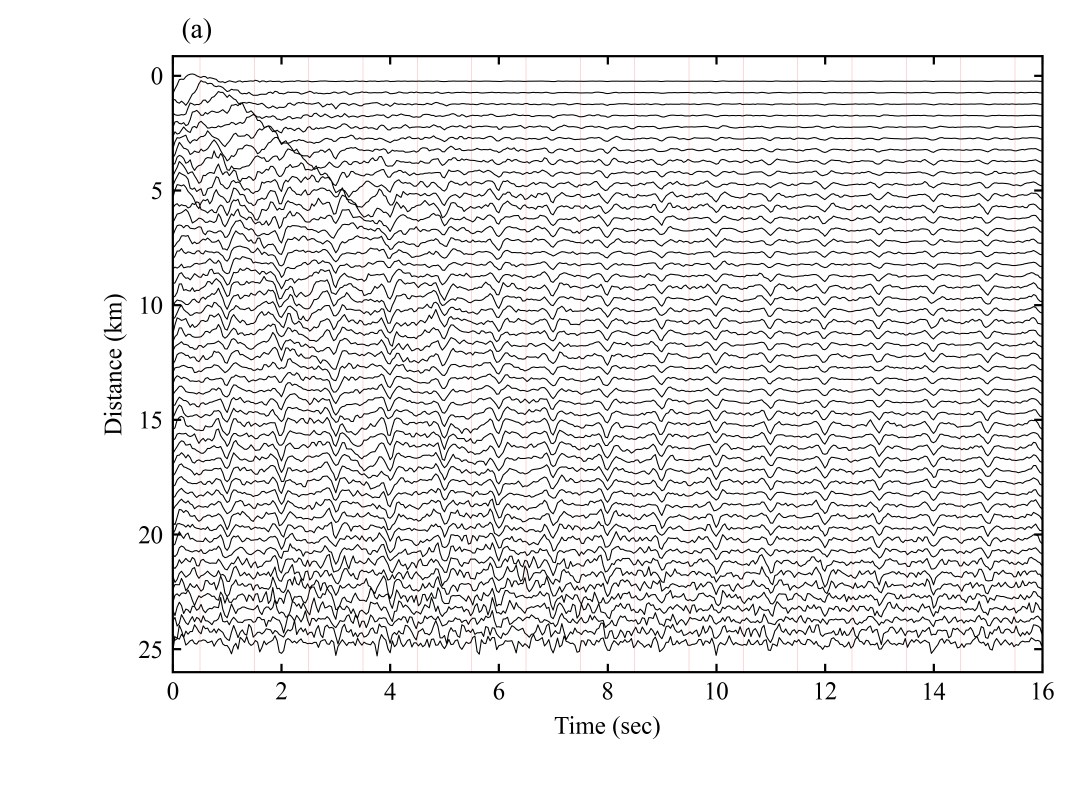
#> input picture 03CC_StackData/Reports/images/wang_figure3_uniform/panel_a.png, 3240 x 2400 px (shown at 1/3 size)
$ python compose_wang_figure3_panels.py
#> lines starting #> are read from the running program, lines starting #| are printed output that depends on the picture
#!/usr/bin/env python3
"""Compose four already-regenerated Wang Figure 3 panels into one 2x2 plate."""

from __future__ import annotations

import argparse
from pathlib import Path

from PIL import Image


DEFAULT_OUTPUT = Path("/Users/lgx/Projects/MSH_ANT/outputs/work_wang_figure3_uniform_panels_regenerated_20260629")
SOURCE_A = Path("/Users/lgx/Projects/MSH_ANT/outputs/work_1d_wang_figure3a_server_rerun_stack_20260623_regen/wang_figure3a_style_diagnostic_residual.png")
SOURCE_B = Path("/Users/lgx/Projects/MSH_ANT/outputs/lenovo_1d_wang_figure3b_phase_subset_20140723_25_20260620_regen/subset_strict.png")
SOURCE_C = Path("/Users/lgx/Projects/MSH_ANT/outputs/work_1d_wang_figure3a_server_rerun_stack_template_subtract_diagfit_20260625_regen/distance_bin_wiggle_after_only.png")
SOURCE_D = Path("/Users/lgx/Projects/MSH_ANT/outputs/work_1d_wang_figure3d_fill_scaled_2p0_no_fill_cached_20260629_regen/wang_figure3d_bandpassed_fill_scaled_2p00_no_fill.png")


def report_local_defaults(script_path: Path | None = None) -> dict[str, Path] | None:
    path = (script_path or Path(__file__)).resolve()
    if path.parent.name != "wang_figure3_uniform":
        return None
    if path.parent.parent.name != "code":
        return None
    reports_root = path.parent.parent.parent
    image_root = reports_root / "images" / "wang_figure3_uniform"
    panel_a = image_root / "panel_a.png"
    panel_b = image_root / "panel_b.png"
    panel_c = image_root / "panel_c.png"
    panel_d = image_root / "panel_d.png"
    if not all(asset.exists() for asset in (panel_a, panel_b, panel_c, panel_d)):
        return None
    return {
        "panel_a": panel_a,
        "panel_b": panel_b,
        "panel_c": panel_c,
        "panel_d": panel_d,
        "output": image_root,
    }


def default_paths(script_path: Path | None = None) -> dict[str, Path]:
    local = report_local_defaults(script_path)
    if local is not None:
        return local
    return {
        "panel_a": SOURCE_A,
        "panel_b": SOURCE_B,
        "panel_c": SOURCE_C,
        "panel_d": SOURCE_D,
        "output": DEFAULT_OUTPUT,
    }


def panel_data_path(figure_path: Path) -> Path:
    return figure_path.with_name(f"{figure_path.stem}_data.npz")


def ensure_uniform_sizes(paths: list[Path], ratio_tolerance: float = 1.0e-3) -> tuple[int, int]:
#> called with ratio_tolerance = 0.001
    sizes = []
    ratios = []
    for path in paths:
        with Image.open(path) as image:
#> image is the input picture: PIL image 3240x2400 RGBA; mean R, G, B, A 233.7, 233.3, 233.3, 255
            sizes.append(image.size)
            ratios.append(image.size[0] / image.size[1])
#> pass 2 of the loop in ensure_uniform_sizes, `for path in paths:`:
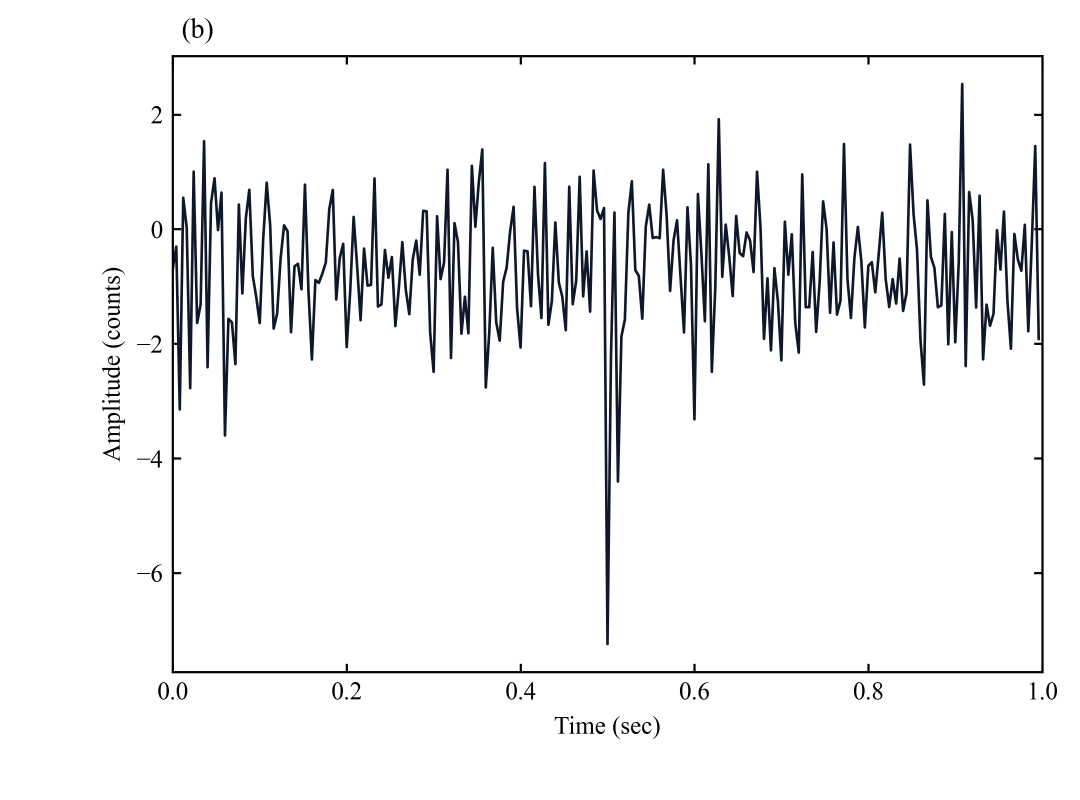
#> input picture 03CC_StackData/Reports/images/wang_figure3_uniform/panel_b.png, 3240 x 2400 px (shown at 1/3 size)
#> in ensure_uniform_sizes, image is the input picture: PIL image 3240x2400 RGBA; mean R, G, B, A 239.9, 240.3, 241.3, 255
#> pass 3 of the loop in ensure_uniform_sizes, `for path in paths:`:
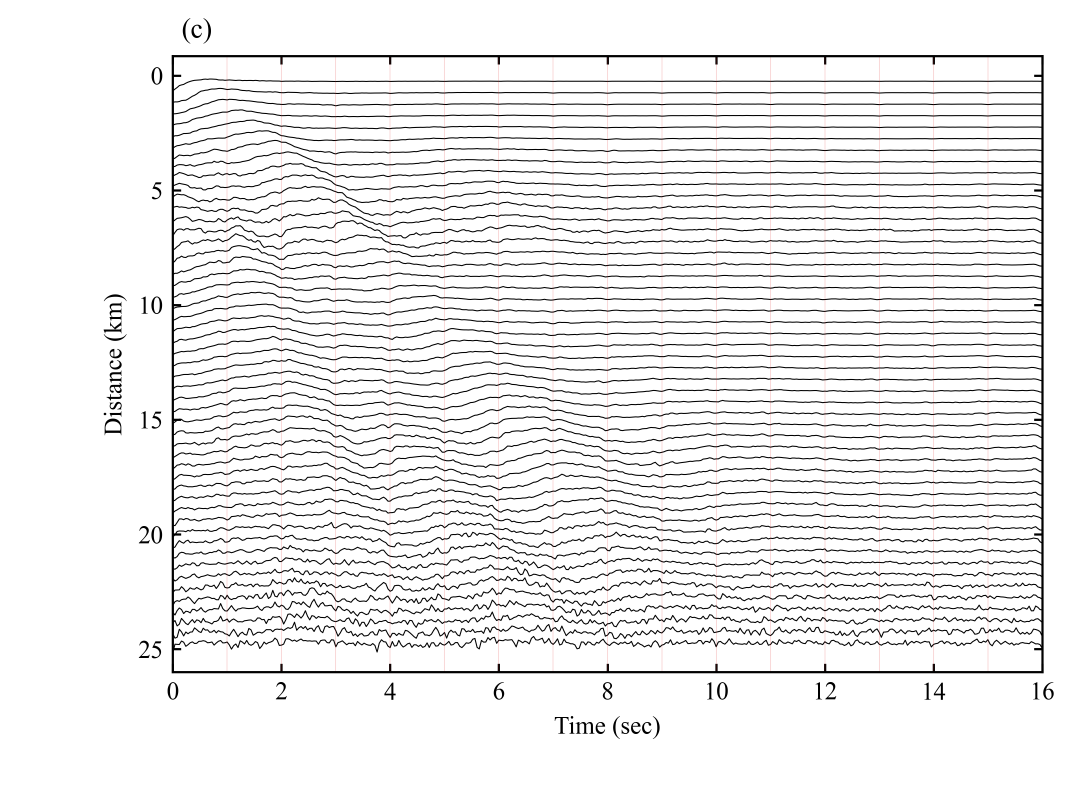
#> input picture 03CC_StackData/Reports/images/wang_figure3_uniform/panel_c.png, 3240 x 2400 px (shown at 1/3 size)
#> in ensure_uniform_sizes, image is the input picture: PIL image 3240x2400 RGBA; mean R, G, B, A 237.7, 237.3, 237.3, 255
#> the loop made 4 passes; the first 3 are shown
    first_ratio = ratios[0]
    if any(abs(ratio - first_ratio) > ratio_tolerance for ratio in ratios[1:]):
        raise ValueError(f"Panel ratios are not identical enough: {ratios}")
    return max(width for width, _ in sizes), max(height for _, height in sizes)


def compose_grid(
    panel_paths: list[Path],
    output: Path,
    *,
    gap: int = 56,
    outer_margin: int = 40,
) -> Path:
    panel_width, panel_height = ensure_uniform_sizes(panel_paths)
    width = outer_margin * 2 + gap + panel_width * 2
    height = outer_margin * 2 + gap + panel_height * 2
    canvas = Image.new("RGB", (width, height), "white")
#> canvas: PIL image 6616x4936 RGB; every value is 255
    positions = [
        (outer_margin, outer_margin),
        (outer_margin + panel_width + gap, outer_margin),
        (outer_margin, outer_margin + panel_height + gap),
        (outer_margin + panel_width + gap, outer_margin + panel_height + gap),
    ]
    for path, (x, y) in zip(panel_paths, positions):
        with Image.open(path) as image:
            resized = image.convert("RGB").resize((panel_width, panel_height), Image.Resampling.LANCZOS)
            canvas.paste(resized, (x, y))
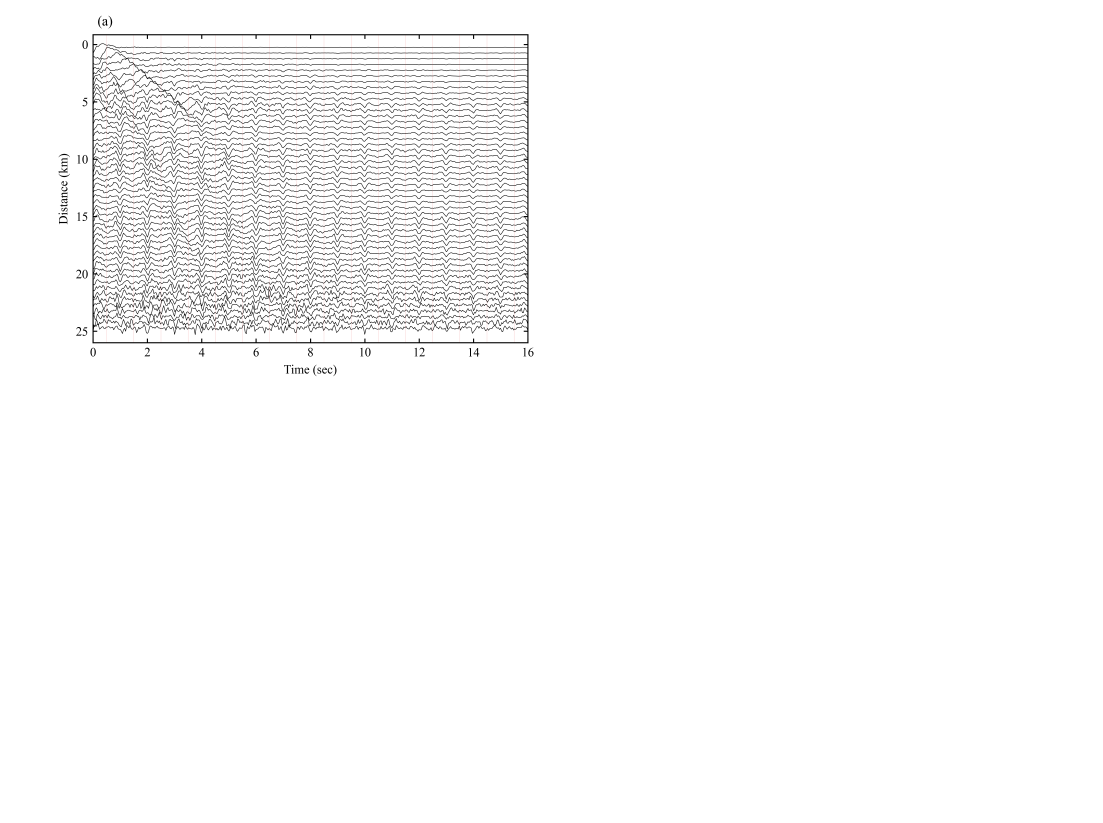
#> canvas: PIL image 6616x4936 RGB (shown at 1/6 size); mean R, G, B 249.9, 249.8, 249.8
#> pass 2 of the loop in compose_grid, `for path, (x, y) in zip(panel_paths, positions):`:
#> in compose_grid, `canvas.paste(resized, (x, y))`:
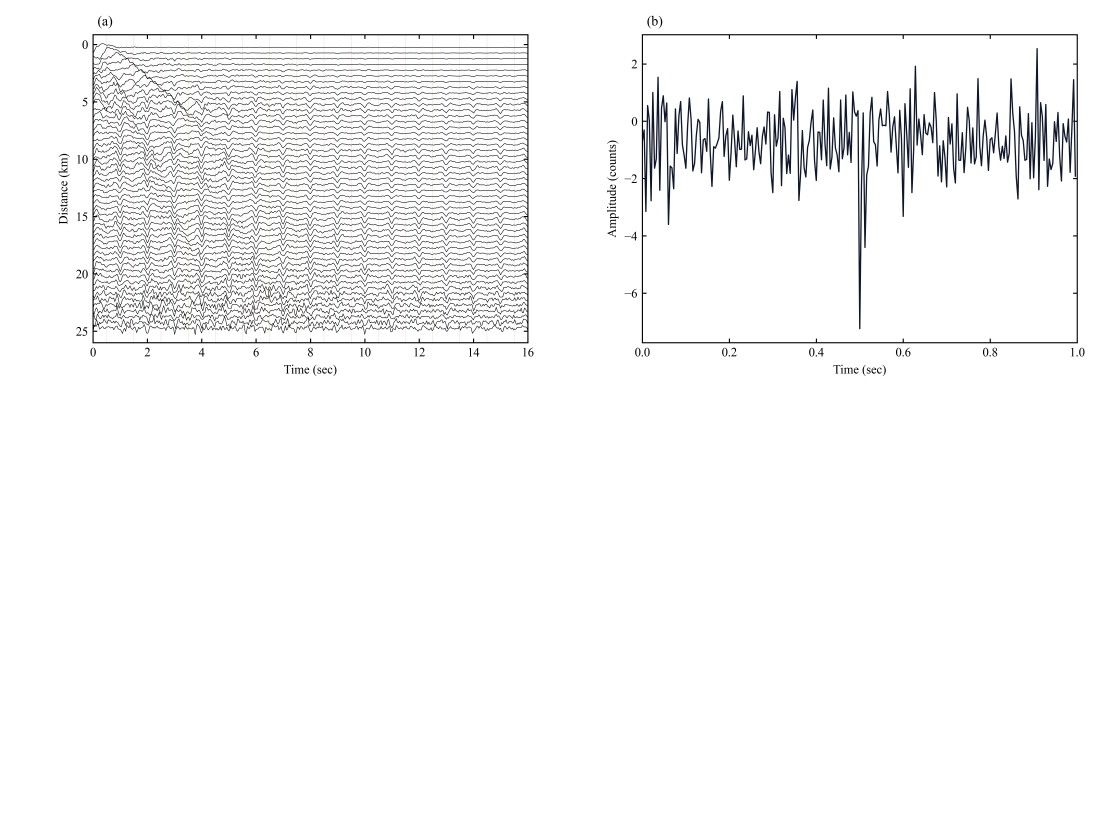
#> canvas: PIL image 6616x4936 RGB (shown at 1/6 size); mean R, G, B 246.3, 246.3, 246.6
#> pass 3 of the loop in compose_grid, `for path, (x, y) in zip(panel_paths, positions):`:
#> in compose_grid, `canvas.paste(resized, (x, y))`:
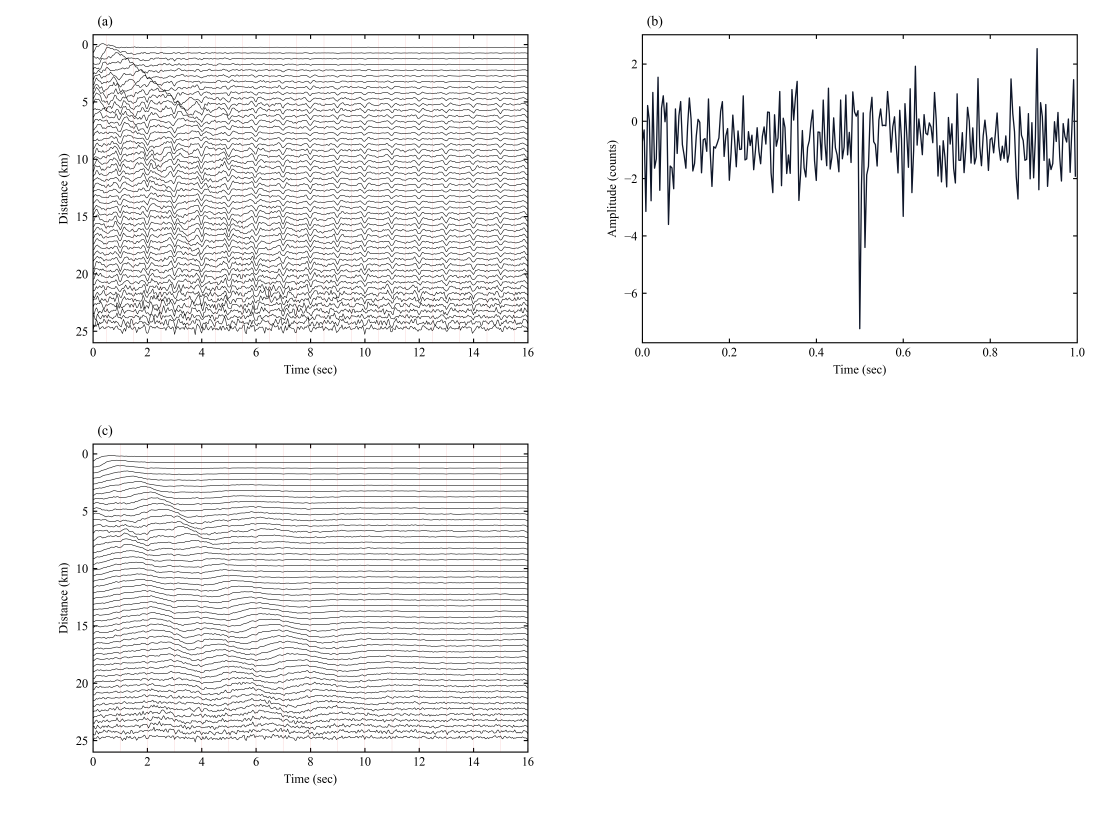
#> canvas: PIL image 6616x4936 RGB (shown at 1/6 size); mean R, G, B 242.2, 242.1, 242.4
#> the loop made 4 passes; the first 3 are shown
    output.parent.mkdir(parents=True, exist_ok=True)
    canvas.save(output)
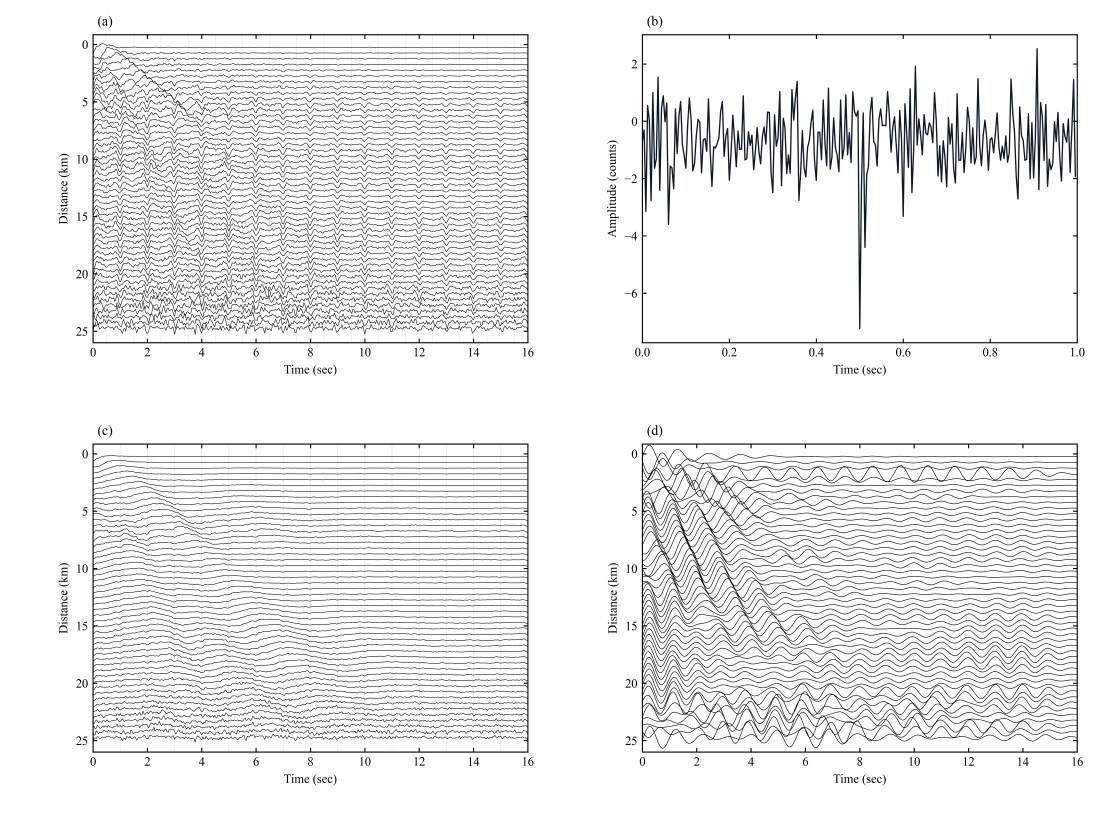
#> saved as wang_figure3_four_panel_uniform.png: PIL image 6616x4936 RGB (shown at 1/6 size); mean R, G, B 237.2, 237.1, 237.4
    return output


def parse_args() -> argparse.Namespace:
    defaults = default_paths()
    parser = argparse.ArgumentParser(description=__doc__)
    parser.add_argument("--panel-a", type=Path, default=defaults["panel_a"])
    parser.add_argument("--panel-b", type=Path, default=defaults["panel_b"])
    parser.add_argument("--panel-c", type=Path, default=defaults["panel_c"])
    parser.add_argument("--panel-d", type=Path, default=defaults["panel_d"])
    parser.add_argument("--output", type=Path, default=defaults["output"])
    return parser.parse_args()


def main() -> None:
    args = parse_args()
    output = args.output
    output.mkdir(parents=True, exist_ok=True)
    panel_paths = [args.panel_a, args.panel_b, args.panel_c, args.panel_d]
    for source, name in zip(panel_paths, ["panel_a.png", "panel_b.png", "panel_c.png", "panel_d.png"]):
        target = output / name
        target.write_bytes(source.read_bytes())
    combined = compose_grid(panel_paths, output / "wang_figure3_four_panel_uniform.png")
    print(combined)


if __name__ == "__main__":
    main()
